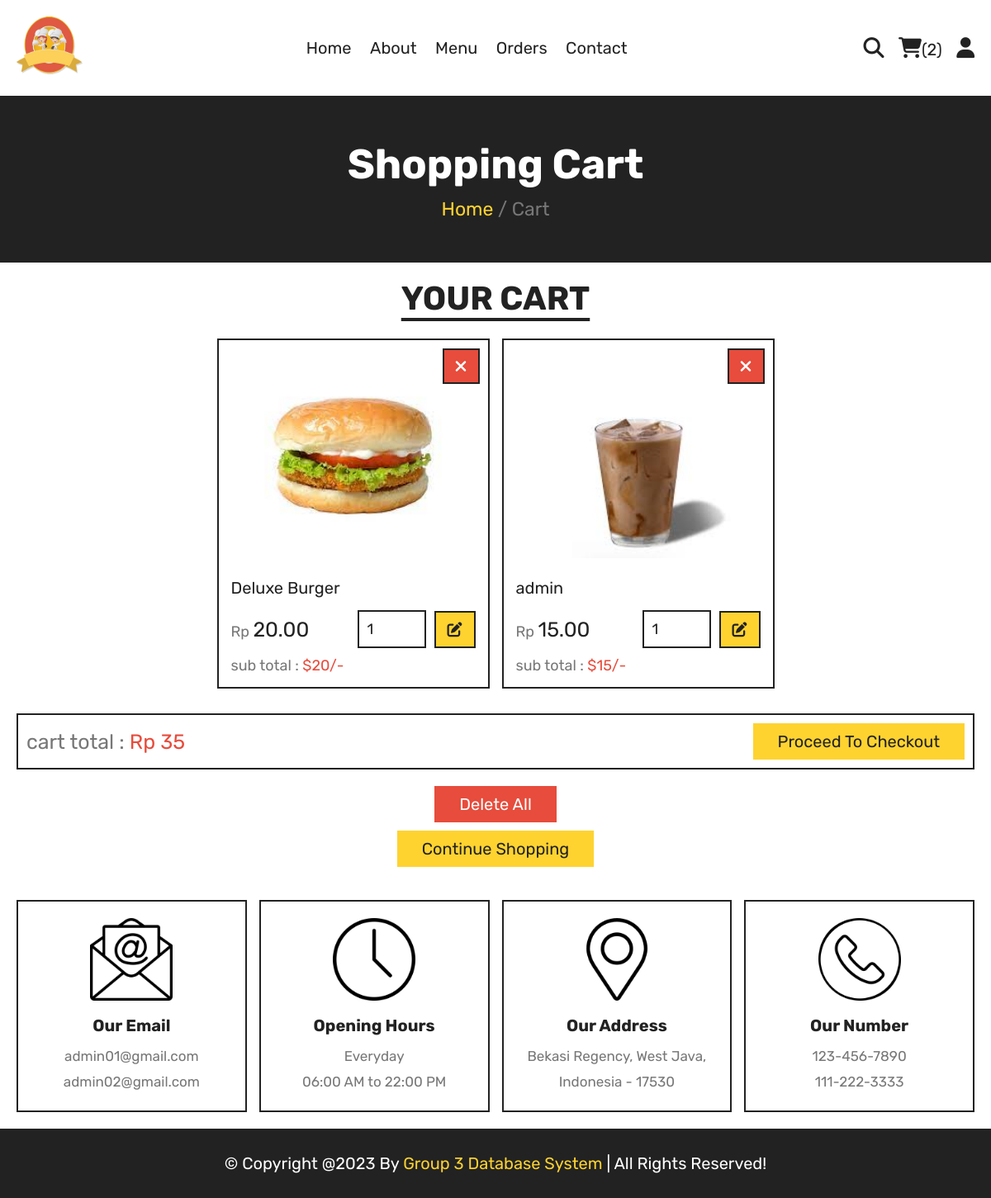
Screenshot of /cart.php (signed in) with the database file from the repository.
### tables this page shows
CREATE TABLE `cart` (
  `CartID` int(100) NOT NULL,
  `CustomerID` int(100) NOT NULL,
  `MenuID` int(100) NOT NULL,
  `Name` varchar(100) NOT NULL,
  `Price` decimal(10,2) NOT NULL,
  `Quantity` int(10) NOT NULL,
  `Image` varchar(100) NOT NULL
);

### cart.php (the view, shortened to what this page needs)
<?php
   include 'components/connect.php';
   if(isset($_SESSION['user_id'])){
      $user_id = $_SESSION['user_id'];
   } else {
      $user_id = '';
      header('location:home.php');
   };
?>
<!DOCTYPE html>
<html lang="en">
   <head>
      <link rel="stylesheet" href="https://cdnjs.cloudflare.com/ajax/libs/font-awesome/6.1.1/css/all.min.css">
      <link rel="stylesheet" href="css/style.css">
   </head>
   <body>
      <?php include 'components/user_header.php'; ?>
      <div class="heading">
         <h3>shopping cart</h3>
         <p><a href="home.php">Home</a> <span> / Cart</span></p>
      </div>
      <section class="products">
         <h1 class="title">your cart</h1>
         <div class="box-container">
            <?php
               $grand_total = 0;
               $select_cart = $conn->prepare("SELECT * FROM `cart` WHERE CustomerID = ?");
               $select_cart->execute([$user_id]);
               if($select_cart->rowCount() > 0){
                  while($fetch_cart = $select_cart->fetch(PDO::FETCH_ASSOC)){
            ?>
            <form action="" method="post" class="box">
               <button type="submit" class="fas fa-times" name="delete" onclick="return confirm('delete this item?');"></button>
               <img src="uploaded_img/<?= $fetch_cart['Image']; ?>" alt="">
               <div class="name"><?= $fetch_cart['Name']; ?></div>
               <div class="flex">
                  <div class="price"><span>Rp </span><?= $fetch_cart['Price']; ?></div>
                  <input type="number" name="qty" class="qty" min="1" max="99" value="<?= $fetch_cart['Quantity']; ?>" maxlength="2">
                  <button type="submit" class="fas fa-edit" name="update_qty"></button>
               </div>
               <div class="sub-total"> sub total : <span>$<?= $sub_total = ($fetch_cart['Price'] * $fetch_cart['Quantity']); ?>/-</span> </div>
            </form>
            <?php
                     $grand_total += $sub_total;
                  }
               } else {
                  echo '<p class="empty">your cart is empty</p>';
               }
            ?>
         </div>
         <div class="cart-total">
            <p>cart total : <span>Rp <?= $grand_total; ?></span></p>
            <a href="checkout.php" class="btn <?= ($grand_total > 1)?'':'disabled'; ?>">proceed to checkout</a>
         </div>
         <div class="more-btn">
            <form action="" method="post">
               <button type="submit" class="delete-btn <?= ($grand_total > 1)?'':'disabled'; ?>" name="delete_all" onclick="return confirm('delete all from cart?');">delete all</button>
            </form>
            <a href="menu.php" class="btn">continue shopping</a>
         </div>
      </section>
      <?php include 'components/footer.php'; ?>
   </body>
</html>

### css/style.css (style rules this page uses)
:root { --yellow:#fed330; --red:#e74c3c; --white:#fff; --black:#222; --light-color:#777; --border:.2rem solid var(--black); }
* { font-family: 'Rubik', sans-serif; margin:0; padding:0; box-sizing: border-box; outline: none; border: none; text-decoration: none; }
html { font-size: 62.5%; overflow-x: hidden; scroll-behavior: smooth; stop-opacity: 7rem; }
section { margin:0 auto; max-width: 1200px; padding:2rem; }
.title { text-align: center; margin-bottom: 2.5rem; font-size: 4rem; color:var(--black); text-transform: uppercase; text-decoration: underline; text-underline-offset: 1rem; }
.heading { display: flex; align-items: center; justify-content: center; gap:1rem; flex-flow: column; background-color: var(--black); min-height: 20rem; }
.heading h3 { font-size: 5rem; color:var(--white); text-transform: capitalize; }
.heading p { font-size: 2.3rem; color:var(--light-color); }
.heading p a { color:var(--yellow); }
.btn, .delete-btn { margin-top: 1rem; display: inline-block; font-size: 2rem; padding:1rem 3rem; cursor: pointer; text-transform: capitalize; transition: .2s linear; }
.btn { background-color: var(--yellow); color:var(--black); }
.delete-btn { background-color: var(--red); color:var(--white); }
.products .box-container { display: grid; grid-template-columns: repeat(auto-fit, 33rem); justify-content: center; align-items: flex-start; gap:1.5rem; }
.products .box-container .box { border:var(--border); padding:1.5rem; position: relative; overflow: hidden; }
.products .box-container .box img { height: 25rem; width: 100%; object-fit: contain; margin-bottom: 1rem; }
.products .box-container .box .name { font-size: 2rem; color:var(--black); margin:1rem 0; }
.products .box-container .box .flex { display: flex; align-items: center; gap:1rem; margin-top: 1.5rem; }
.products .box-container .box .flex .price { margin-right: auto; font-size: 2.5rem; color:var(--black); }
.products .box-container .box .flex .price span { color:var(--light-color); font-size: 1.8rem; }
.products .box-container .box .flex .qty { padding:1rem; border:var(--border); font-size: 1.8rem; color:var(--black); }
.products .box-container .box .flex .fa-edit { width: 5rem; background-color: var(--yellow); color:var(--black); cursor: pointer; font-size: 1.8rem; height: 4.5rem; border:var(--border); }
.products .box-container .box .fa-times { position: absolute; top:1rem; right:1rem; background-color: var(--red); color:var(--white); border:var(--border); line-height:4rem; height: 4.3rem; width: 4.5rem; cursor: pointer; font-size: 2rem; }
.products .box-container .box .sub-total { margin-top: 1rem; font-size: 1.8rem; color:var(--light-color); }
.products .box-container .box .sub-total span { color:var(--red); }
.products .more-btn { margin-top: 1rem; text-align: center; }
.products .cart-total { display: flex; align-items: center; gap:1.5rem; flex-wrap: wrap; justify-content: space-between; margin-top: 3rem; border:var(--border); padding:1rem; }
.products .cart-total p { font-size: 2.5rem; color:var(--light-color); }
.products .cart-total p span { color:var(--red); }
.products .cart-total .btn { margin-top: 0; }

### rows the page displays
cart: Image (picture), Name "Deluxe Burger", Price "20.00", qty "1", $sub_total = ($fetch_cart['Price'] * $fetch_cart['Quantity']) "20"
cart: Image (picture), Name "admin", Price "15.00", qty "1", $sub_total = ($fetch_cart['Price'] * $fetch_cart['Quantity']) "15"

### other values shown
$total_cart_items "2"
$grand_total "35"
